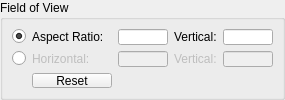
<ui version="4.0" >
 <class>FOVWidgetUi</class>
 <widget class="QWidget" name="FOVWidgetUi" >
  <property name="geometry" >
   <rect>
    <x>0</x>
    <y>0</y>
    <width>283</width>
    <height>100</height>
   </rect>
  </property>
  <property name="minimumSize" >
   <size>
    <width>0</width>
    <height>0</height>
   </size>
  </property>
  <property name="windowTitle" >
   <string>Form</string>
  </property>
  <layout class="QHBoxLayout" name="horizontalLayout" >
   <property name="margin" >
    <number>0</number>
   </property>
   <item>
    <widget class="QGroupBox" name="mFieldOfViewGroup" >
     <property name="sizePolicy" >
      <sizepolicy vsizetype="Preferred" hsizetype="Preferred" >
       <horstretch>0</horstretch>
       <verstretch>0</verstretch>
      </sizepolicy>
     </property>
     <property name="minimumSize" >
      <size>
       <width>0</width>
       <height>100</height>
      </size>
     </property>
     <property name="title" >
      <string>Field of View</string>
     </property>
     <layout class="QGridLayout" name="gridLayout" >
      <item row="0" column="0" >
       <widget class="QRadioButton" name="mFOVAspectVerticalRadio" >
        <property name="text" >
         <string/>
        </property>
        <property name="checked" >
         <bool>true</bool>
        </property>
       </widget>
      </item>
      <item row="0" column="1" >
       <widget class="QLabel" name="mFOVAspectRatioLabel" >
        <property name="text" >
         <string>Aspect Ratio:</string>
        </property>
       </widget>
      </item>
      <item row="0" column="3" >
       <widget class="QLineEdit" name="mFOVAspectRatioText" >
        <property name="minimumSize" >
         <size>
          <width>50</width>
          <height>0</height>
         </size>
        </property>
       </widget>
      </item>
      <item row="0" column="4" >
       <widget class="QLabel" name="mFOVVerticalwAspectLabel" >
        <property name="text" >
         <string>Vertical:</string>
        </property>
       </widget>
      </item>
      <item row="1" column="0" >
       <widget class="QRadioButton" name="mFOVHorizontalVerticalRadio" >
        <property name="text" >
         <string/>
        </property>
        <property name="checked" >
         <bool>false</bool>
        </property>
       </widget>
      </item>
      <item row="1" column="1" >
       <widget class="QLabel" name="mFOVHorizontalLabel" >
        <property name="enabled" >
         <bool>false</bool>
        </property>
        <property name="text" >
         <string>Horizontal:</string>
        </property>
       </widget>
      </item>
      <item row="1" column="3" >
       <widget class="QLineEdit" name="mFOVHorizontalText" >
        <property name="enabled" >
         <bool>false</bool>
        </property>
        <property name="minimumSize" >
         <size>
          <width>50</width>
          <height>0</height>
         </size>
        </property>
        <property name="readOnly" >
         <bool>false</bool>
        </property>
       </widget>
      </item>
      <item row="1" column="4" >
       <widget class="QLabel" name="mFOVVerticalwHorizontalLabel" >
        <property name="enabled" >
         <bool>false</bool>
        </property>
        <property name="text" >
         <string>Vertical:</string>
        </property>
       </widget>
      </item>
      <item row="1" column="5" >
       <widget class="QLineEdit" name="mFOVVerticalwHorizontalText" >
        <property name="enabled" >
         <bool>false</bool>
        </property>
        <property name="minimumSize" >
         <size>
          <width>50</width>
          <height>0</height>
         </size>
        </property>
       </widget>
      </item>
      <item row="0" column="5" >
       <widget class="QLineEdit" name="mFOVVerticalwAspectText" >
        <property name="minimumSize" >
         <size>
          <width>50</width>
          <height>0</height>
         </size>
        </property>
       </widget>
      </item>
      <item row="2" column="1" >
       <widget class="QPushButton" name="mFOVResetButton" >
        <property name="text" >
         <string>Reset</string>
        </property>
       </widget>
      </item>
     </layout>
    </widget>
   </item>
  </layout>
 </widget>
 <resources/>
 <connections>
  <connection>
   <sender>mFOVAspectVerticalRadio</sender>
   <signal>toggled(bool)</signal>
   <receiver>mFOVAspectRatioLabel</receiver>
   <slot>setEnabled(bool)</slot>
   <hints>
    <hint type="sourcelabel" >
     <x>37</x>
     <y>47</y>
    </hint>
    <hint type="destinationlabel" >
     <x>101</x>
     <y>46</y>
    </hint>
   </hints>
  </connection>
  <connection>
   <sender>mFOVAspectVerticalRadio</sender>
   <signal>toggled(bool)</signal>
   <receiver>mFOVAspectRatioText</receiver>
   <slot>setEnabled(bool)</slot>
   <hints>
    <hint type="sourcelabel" >
     <x>37</x>
     <y>47</y>
    </hint>
    <hint type="destinationlabel" >
     <x>201</x>
     <y>46</y>
    </hint>
   </hints>
  </connection>
  <connection>
   <sender>mFOVAspectVerticalRadio</sender>
   <signal>toggled(bool)</signal>
   <receiver>mFOVVerticalwAspectLabel</receiver>
   <slot>setEnabled(bool)</slot>
   <hints>
    <hint type="sourcelabel" >
     <x>37</x>
     <y>47</y>
    </hint>
    <hint type="destinationlabel" >
     <x>283</x>
     <y>46</y>
    </hint>
   </hints>
  </connection>
  <connection>
   <sender>mFOVAspectVerticalRadio</sender>
   <signal>toggled(bool)</signal>
   <receiver>mFOVVerticalwAspectText</receiver>
   <slot>setEnabled(bool)</slot>
   <hints>
    <hint type="sourcelabel" >
     <x>37</x>
     <y>47</y>
    </hint>
    <hint type="destinationlabel" >
     <x>367</x>
     <y>46</y>
    </hint>
   </hints>
  </connection>
  <connection>
   <sender>mFOVHorizontalVerticalRadio</sender>
   <signal>toggled(bool)</signal>
   <receiver>mFOVHorizontalLabel</receiver>
   <slot>setEnabled(bool)</slot>
   <hints>
    <hint type="sourcelabel" >
     <x>37</x>
     <y>81</y>
    </hint>
    <hint type="destinationlabel" >
     <x>101</x>
     <y>80</y>
    </hint>
   </hints>
  </connection>
  <connection>
   <sender>mFOVHorizontalVerticalRadio</sender>
   <signal>toggled(bool)</signal>
   <receiver>mFOVHorizontalText</receiver>
   <slot>setEnabled(bool)</slot>
   <hints>
    <hint type="sourcelabel" >
     <x>37</x>
     <y>81</y>
    </hint>
    <hint type="destinationlabel" >
     <x>201</x>
     <y>80</y>
    </hint>
   </hints>
  </connection>
  <connection>
   <sender>mFOVHorizontalVerticalRadio</sender>
   <signal>toggled(bool)</signal>
   <receiver>mFOVVerticalwHorizontalLabel</receiver>
   <slot>setEnabled(bool)</slot>
   <hints>
    <hint type="sourcelabel" >
     <x>37</x>
     <y>81</y>
    </hint>
    <hint type="destinationlabel" >
     <x>283</x>
     <y>80</y>
    </hint>
   </hints>
  </connection>
  <connection>
   <sender>mFOVHorizontalVerticalRadio</sender>
   <signal>toggled(bool)</signal>
   <receiver>mFOVVerticalwHorizontalText</receiver>
   <slot>setEnabled(bool)</slot>
   <hints>
    <hint type="sourcelabel" >
     <x>37</x>
     <y>81</y>
    </hint>
    <hint type="destinationlabel" >
     <x>367</x>
     <y>80</y>
    </hint>
   </hints>
  </connection>
 </connections>
</ui>
